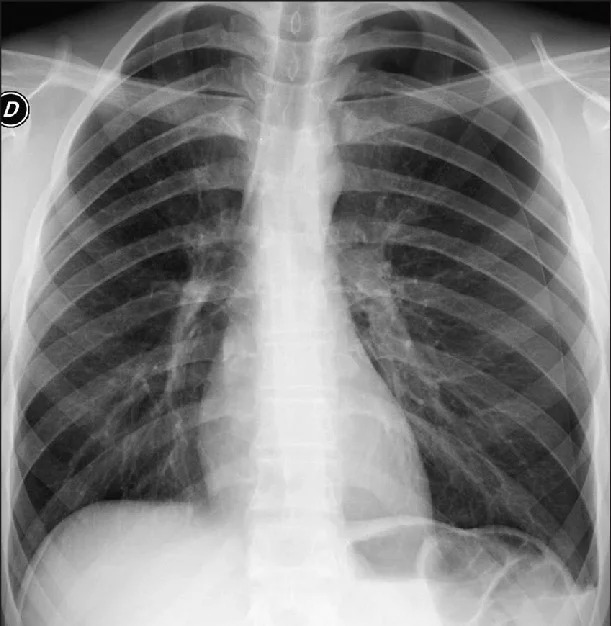
#> input picture DCT_MxN/bordesmarcados.jpg, 611 x 626 px, found by its file name
$ python dct_escala_real.py
#> lines starting #> are read from the running program, lines starting #| are printed output that depends on the picture
import os
import numpy as np
from PIL import Image

def construir_matriz_dct(N: int) -> np.ndarray:
    """Construye la matriz ortogonal C de tamaño N x N de la DCT-II."""
    C = np.zeros((N, N), dtype=np.float64)
    for k in range(N):
        alpha = np.sqrt(1.0 / N) if k == 0 else np.sqrt(2.0 / N)
        for n in range(N):
            C[k, n] = alpha * np.cos(np.pi * (2 * n + 1) * k / (2 * N))
    return C

def comprimir_imagen_dct(
    ruta_imagen: str, tam_bloque: int = 8, porcentaje_conservar: float = 0.15
):
    """Comprime y reconstruye una imagen en escala de grises manteniendo su tamaño M x N."""
#> called with ruta_imagen = 'bordesmarcados.jpg', tam_bloque = 8, porcentaje_conservar = 0.15
    # 1. Cargar imagen en escala de grises (8 bits)
    peso_archivo_entrada_kb = os.path.getsize(ruta_imagen) / 1024
    img = Image.open(ruta_imagen).convert("L")
    U_orig = np.array(img, dtype=np.float64)
    M, N = U_orig.shape
#> M = 626; N = 611

    # Padding si M o N no son múltiplos del tamaño de bloque (para conservar tamaño exacto)
    pad_m = (tam_bloque - M % tam_bloque) % tam_bloque
#> pad_m = 6
    pad_n = (tam_bloque - N % tam_bloque) % tam_bloque
#> pad_n = 5
    U_pad = np.pad(U_orig, ((0, pad_m), (0, pad_n)), mode="edge")
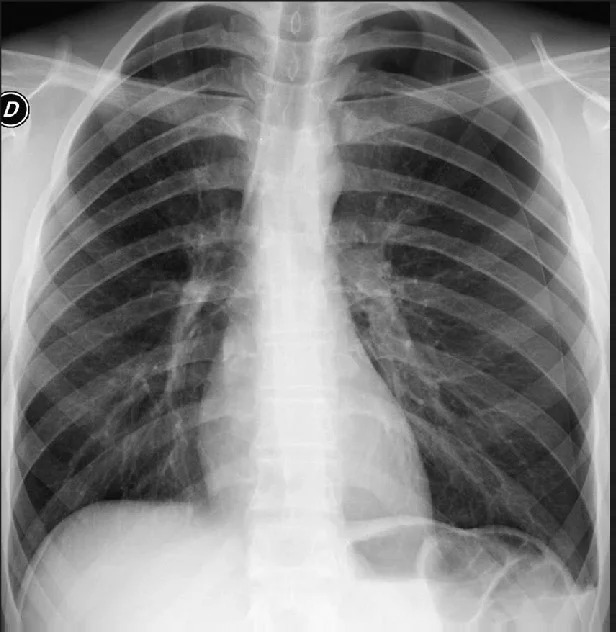
#> U_pad: shape (632, 616) float64; min 0, max 255, mean 130.3
    M_pad, N_pad = U_pad.shape
#> M_pad = 632; N_pad = 616

    # 2. Construir matriz ortogonal real C (C^-1 = C^T)
    C = construir_matriz_dct(tam_bloque)
    C_T = C.T

    # Número de coeficientes a retener por bloque
    total_coef_bloque = tam_bloque * tam_bloque
    k_retener = max(1, int(total_coef_bloque * porcentaje_conservar))

    U_V_comprimida = np.zeros_like(U_pad)
    U_rec_pad = np.zeros_like(U_pad)
    coeficientes_no_cero = 0

    # 3. Procesamiento por bloques N_b x N_b
    for i in range(0, M_pad, tam_bloque):
        for j in range(0, N_pad, tam_bloque):
            bloque_U = U_pad[i : i + tam_bloque, j : j + tam_bloque]

            # Transformada Directa 2D separable: V = C * U * C^T
            bloque_V = C @ bloque_U @ C_T

            # Umbralización (descarta altas frecuencias de baja energía)
            V_flat = np.abs(bloque_V.flatten())
            umbral = np.partition(V_flat, -k_retener)[-k_retener]
            bloque_V_comp = np.where(np.abs(bloque_V) >= umbral, bloque_V, 0.0)

            U_V_comprimida[i : i + tam_bloque, j : j + tam_bloque] = (
                bloque_V_comp
            )
            coeficientes_no_cero += np.count_nonzero(bloque_V_comp)

            # Transformada Inversa 2D: U_hat = C^T * V_hat * C
            bloque_U_rec = C_T @ bloque_V_comp @ C
            U_rec_pad[i : i + tam_bloque, j : j + tam_bloque] = bloque_U_rec
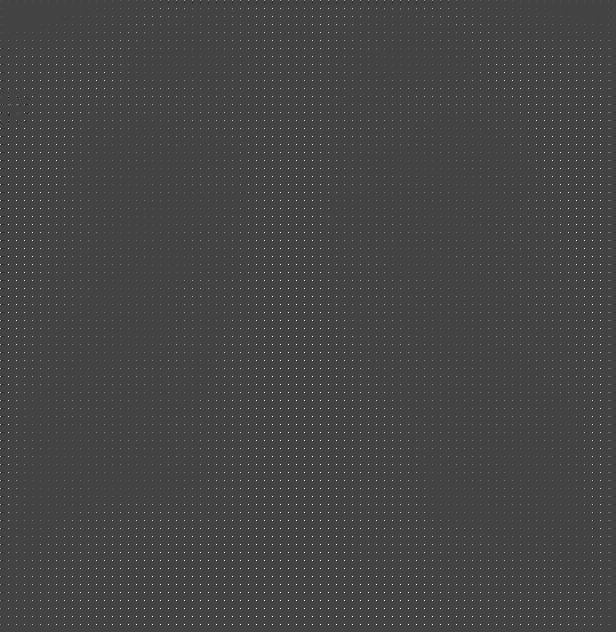
#> U_V_comprimida: shape (632, 616) float64; min -718.4, max 1984, mean 16.1; drawn with min black and max white
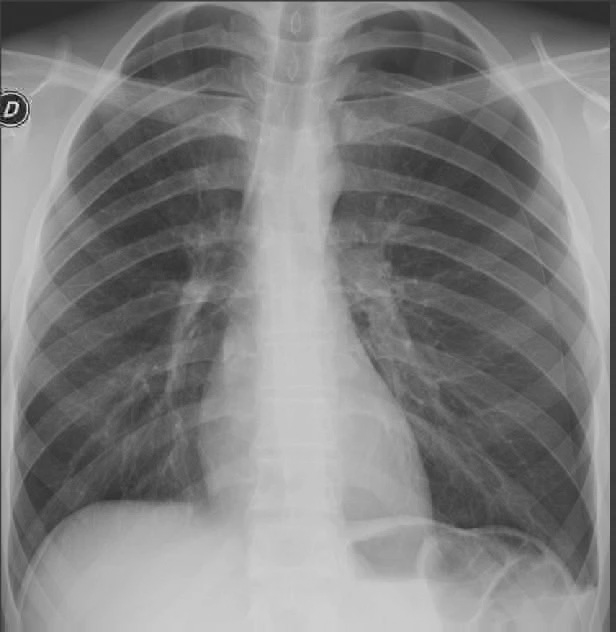
#> U_rec_pad: shape (632, 616) float64; min -62.52, max 318.6, mean 130.3; drawn with min black and max white
#> after the loop, coeficientes_no_cero = 54747

    # 4. Guardar el archivo comprimido real (coeficientes dispersos)
    V_enteros = np.round(U_V_comprimida).astype(np.int16)
    np.savez_compressed("archivo_comprimido_real.npz", dct=V_enteros)
    peso_comprimido_npz_kb = (
        os.path.getsize("archivo_comprimido_real.npz") / 1024
    )

    # 5. Recortar padding y guardar imagen reconstruida para visualización
    U_rec = np.clip(U_rec_pad[:M, :N], 0, 255)
    Image.fromarray(U_rec.astype(np.uint8)).save(
        "imagen_reconstruida_dct.jpg", quality=75
    )
    peso_reconstruido_jpg_kb = (
        os.path.getsize("imagen_reconstruida_dct.jpg") / 1024
    )

    # 6. Cálculo de Fidelidad (MSE y PSNR) y Tasas de Compresión
    mse = np.mean((U_orig - U_rec) ** 2)
#> mse = 7.28
    psnr = 10.0 * np.log10((255.0**2) / mse) if mse > 0 else float("inf")
#> psnr = 39.51

    total_coef = M_pad * N_pad
#> total_coef = 389312
    tasa_compresion_cr = total_coef / coeficientes_no_cero
#> tasa_compresion_cr = 7.11
    porcentaje_reduccion = (1.0 - (coeficientes_no_cero / total_coef)) * 100.0
#> porcentaje_reduccion = 85.94
    bpp = 8.0 / tasa_compresion_cr
#> bpp = 1.12

    bytes_originales = M * N
#> bytes_originales = 382486
    bytes_comprimidos = bytes_originales / tasa_compresion_cr
#> bytes_comprimidos = 53787.1

    print("--- TAMAÑOS EN DISCO Y MEMORIA ---")
    print(
        f"Archivo original en carpeta (.jpg)   : {peso_archivo_entrada_kb:.2f} KB"
    )
    print(
        f"Imagen reconstruida en carpeta (.jpg): {peso_reconstruido_jpg_kb:.2f} KB"
    )
    print(
        f"Archivo comprimido real (.npz)       : {peso_comprimido_npz_kb:.2f} KB"
    )
    print(
        f"Matriz cruda sin comprimir (RAM)     : {bytes_originales / 1024:.2f} KB ({bytes_originales:,} bytes)"
    )
#| Matriz cruda sin comprimir (RAM)     : 373.52 KB (382,486 bytes)
    print(
        f"Flujo teórico comprimido DCT         : {bytes_comprimidos / 1024:.2f} KB ({bytes_comprimidos:,.0f} bytes)\n"
    )
#| Flujo teórico comprimido DCT         : 52.53 KB (53,787 bytes)

    print("--- MÉTRICAS PARA EL INFORME ---")
    print(f"Dimensiones originales  : {M} x {N} píxeles")
#| Dimensiones originales  : 626 x 611 píxeles
    print(f"Dimensiones finales     : {U_rec.shape[0]} x {U_rec.shape[1]} píxeles")
#| Dimensiones finales     : 626 x 611 píxeles
    print(f"Coeficientes eliminados : {porcentaje_reduccion:.2f}%")
#| Coeficientes eliminados : 85.94%
    print(f"Tasa de Compresión (CR) : {tasa_compresion_cr:.2f} : 1")
#| Tasa de Compresión (CR) : 7.11 : 1
    print(f"Bits por píxel (bpp)    : {bpp:.2f} bpp (de 8.00 bpp originales)")
#| Bits por píxel (bpp)    : 1.12 bpp (de 8.00 bpp originales)
    print(f"MSE (sigma_ls^2)        : {mse:.4f}")
#| MSE (sigma_ls^2)        : 7.2812
    print(f"PSNR (SNR')             : {psnr:.2f} dB")
#| PSNR (SNR')             : 39.51 dB


comprimir_imagen_dct(
    "bordesmarcados.jpg", tam_bloque=8, porcentaje_conservar=0.15
)
